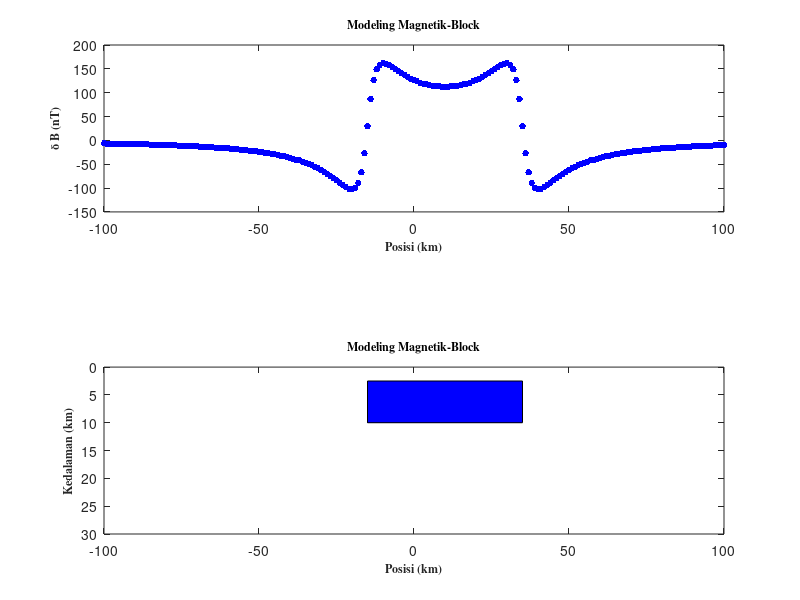

This figure's MATLAB source:
clear; clc; close;
%Konstanta
Uo = 1.26*10^3; % Permeabilitas magnet di ruang hampa (H/km)
phi = 3.14;
%Parameter yang ditentukan
Mz = 1; % kontras magnetisasi (TKm/H)
z1 = 2.5; % kedalaman terhadap sisi atas obyek (km)
z2 = 10; % kedalaman terhadap sisi bawah obyek (km)
x = -100:100; %rentang Pengamatan (km)
m = 25; %lebar lapisan (km)
Xo = 10; %lokasi objek (km)
%Rumus magnetik diberbagai titik
for i = 1:length(x)
a1 = atan((x(i)-Xo+m)/z1);
a2 = atan((x(i)-Xo-m)/z1);
a3 = atan((x(i)-Xo+m)/z2);
a4 = atan((x(i)-Xo-m)/z2);
Bz(i) = Uo*Mz*((a1-a2)-(a3-a4))/(2*phi);
end
%Kurva medan magnetik
figure(1)
subplot(5,1,[1 2])
plot(x,Bz,'.','color','b','markersize',15);
xlim([min(x) max(x)]);
xlabel('\bf\fontsize{12}\fontname{times}Posisi (km)');
ylabel('\bf\fontsize{12}\fontname{times}\delta B (nT)');
title('\bf\fontsize{12}\fontname{times}Modeling Magnetik-Block');
%Gambar objek dibawah tanah
X = [Xo-m,Xo+m,Xo+m,Xo-m];
Y = [z1,z1,z2,z2];
subplot(5,1,[4 5])
fill(X,Y,'b');
xlim([x(1) x(end)]);
ylim([0 30]);
set(gca,'ydir','reverse');
xlabel('\bf\fontsize{12}\fontname{times}Posisi (km)');
ylabel('\bf\fontsize{12}\fontname{times}Kedalaman (km)');
title('\bf\fontsize{12}\fontname{times}Modeling Magnetik-Block');
